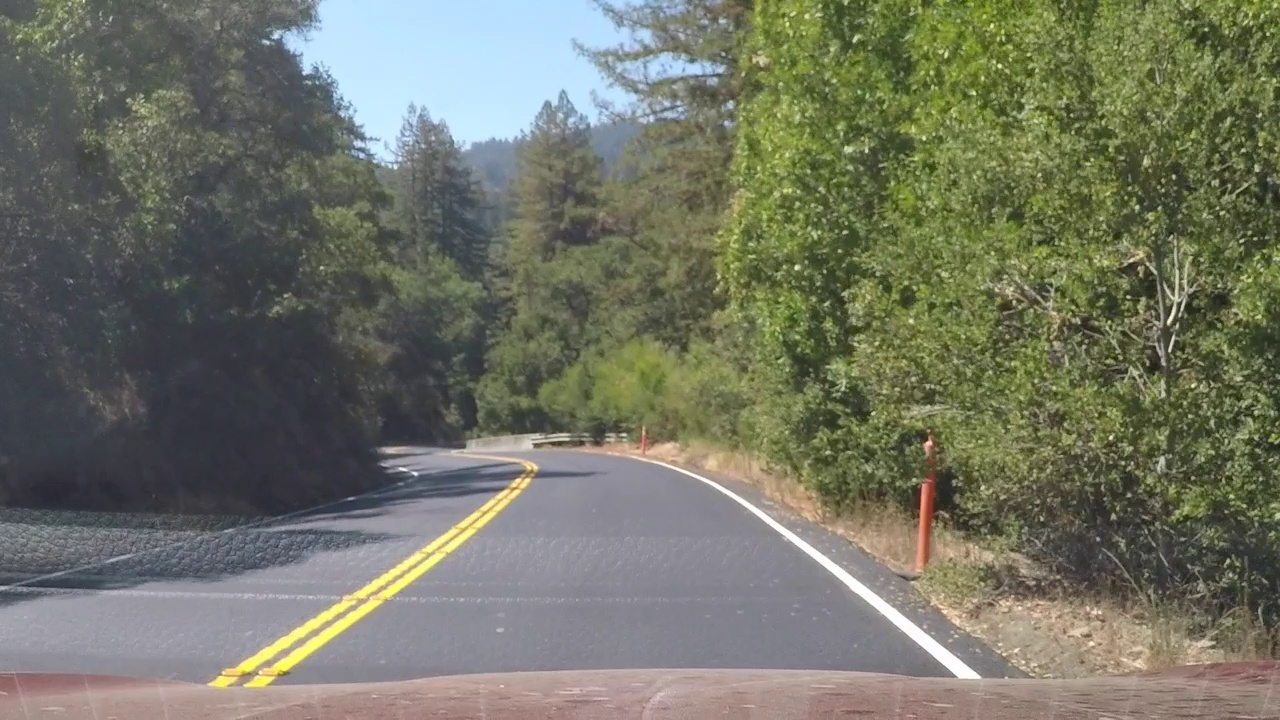
#> input picture harder_challenge_video_frame_1.jpg, 1280 x 720 px, given as the content of the folder camera_cal, which was not available
$ jupyter execute --allow-errors Lane_Detection.ipynb   (older library calls are emulated)
#> lines starting #> are read from the running program, lines starting #| are printed output that depends on the picture; pictures that were not available may be replaced by others from this repository, and a replacement may not be noted
[cell 1]
import numpy as np
import cv2
import glob
import matplotlib.image as mpimg
import matplotlib.pyplot as plt

[cell 2]
class CameraCalibration():

    def __init__(self, image_dir, nx, ny, debug=False):

#> called with image_dir = 'camera_cal', nx = 9, ny = 6, debug = False
        fnames = glob.glob("{}/*".format(image_dir))
        objpoints = []
        imgpoints = []

        # Coordinates of chessboard's corners in 3D
        objp = np.zeros((nx*ny, 3), np.float32)
        objp[:,:2] = np.mgrid[0:nx, 0:ny].T.reshape(-1, 2)

        # Go through all chessboard images
        for f in fnames:
            img = mpimg.imread(f)
#> img is the input picture: shape (720, 1280, 3); mean R, G, B 114.2, 116.7, 101.1

            # Convert to grayscale image
            gray = cv2.cvtColor(img, cv2.COLOR_RGB2GRAY)
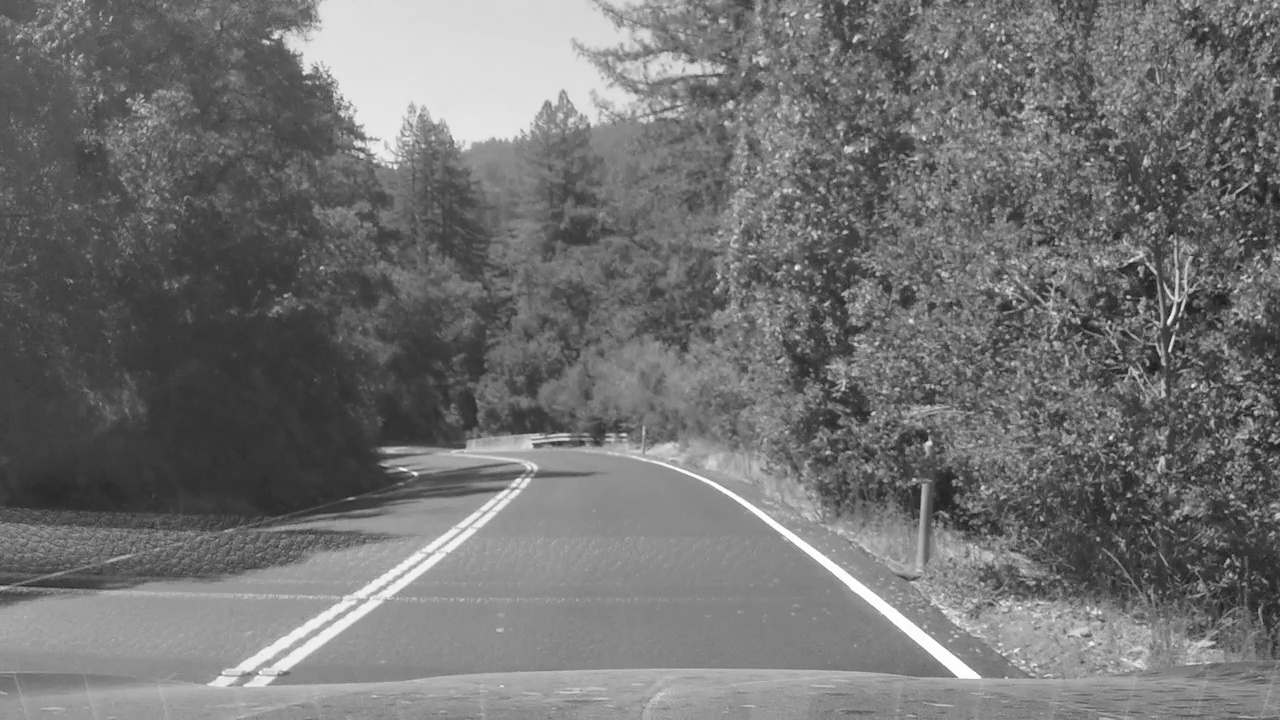
#> gray: shape (720, 1280); min 23, max 255, mean 114.2

            # Find chessboard corners
            ret, corners = cv2.findChessboardCorners(img, (nx, ny))
#> ret = False; corners = None
            if ret:
                imgpoints.append(corners)
                objpoints.append(objp)

        shape = (img.shape[1], img.shape[0])
#> shape = (1280, 720)
        ret, self.mtx, self.dist, _, _ = cv2.calibrateCamera(objpoints, imgpoints, shape, None, None)

        if not ret:
            raise Exception("Unable to calibrate camera")

    # [5 lines left out: function undistort, not called in this run]


$ run again, on project_video_frame_236.jpg
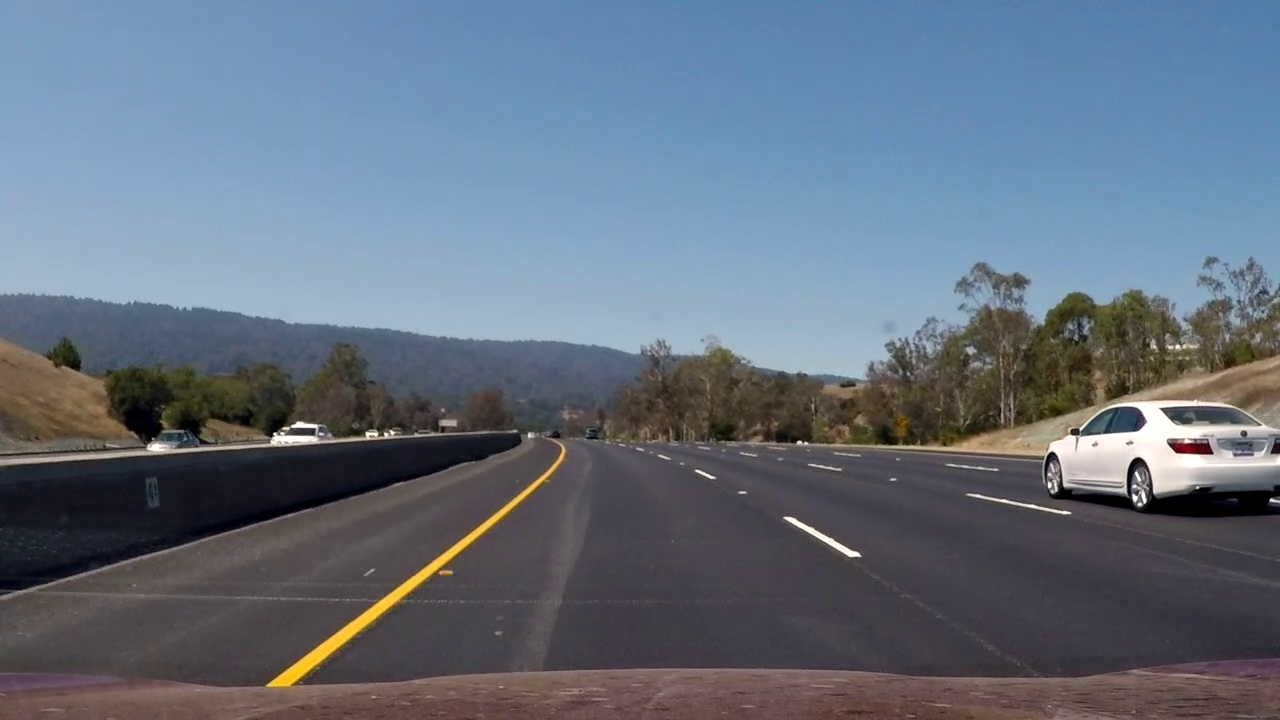
#> input picture project_video_frame_236.jpg, 1280 x 720 px, given as the content of the folder camera_cal, which was not available
#> in __init__, img is the input picture: shape (720, 1280, 3); mean R, G, B 99.9, 112, 126.5
#> in __init__, `gray = cv2.cvtColor(img, cv2.COLOR_RGB2GRAY)`:
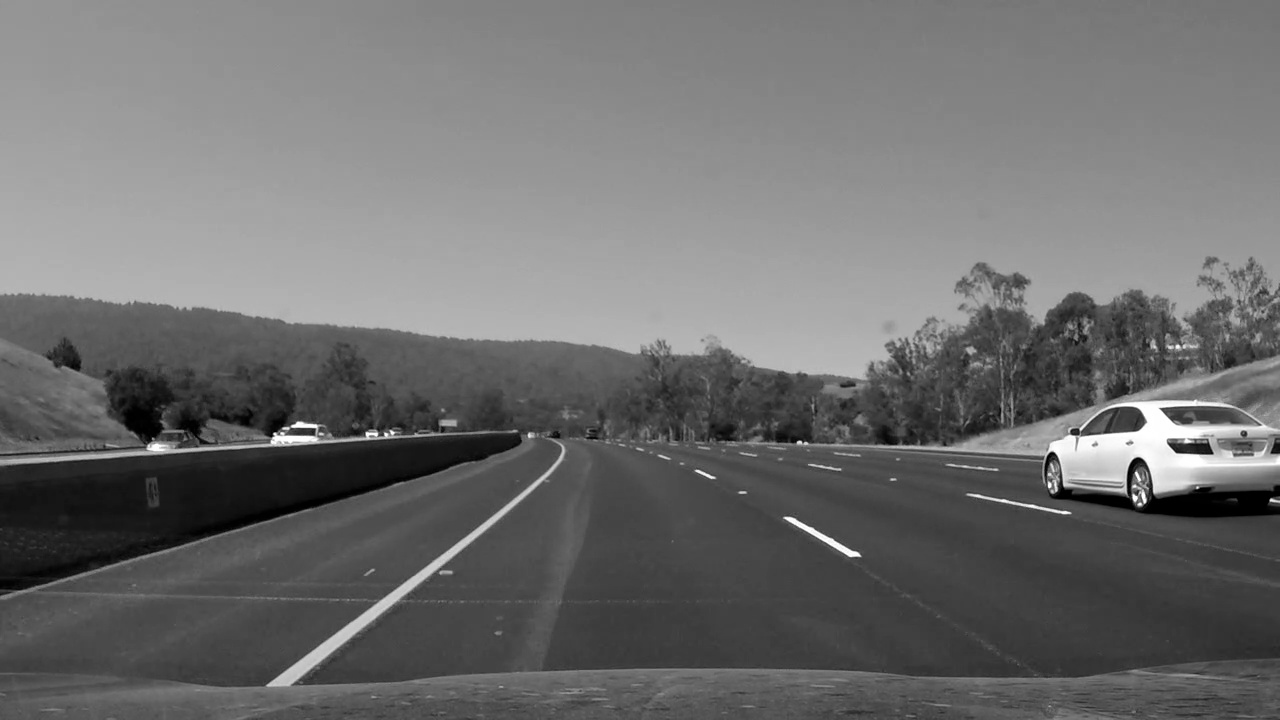
#> gray: shape (720, 1280); min 0, max 255, mean 110
#> ret = False; corners = None

$ run again, on straight_lines1.jpg
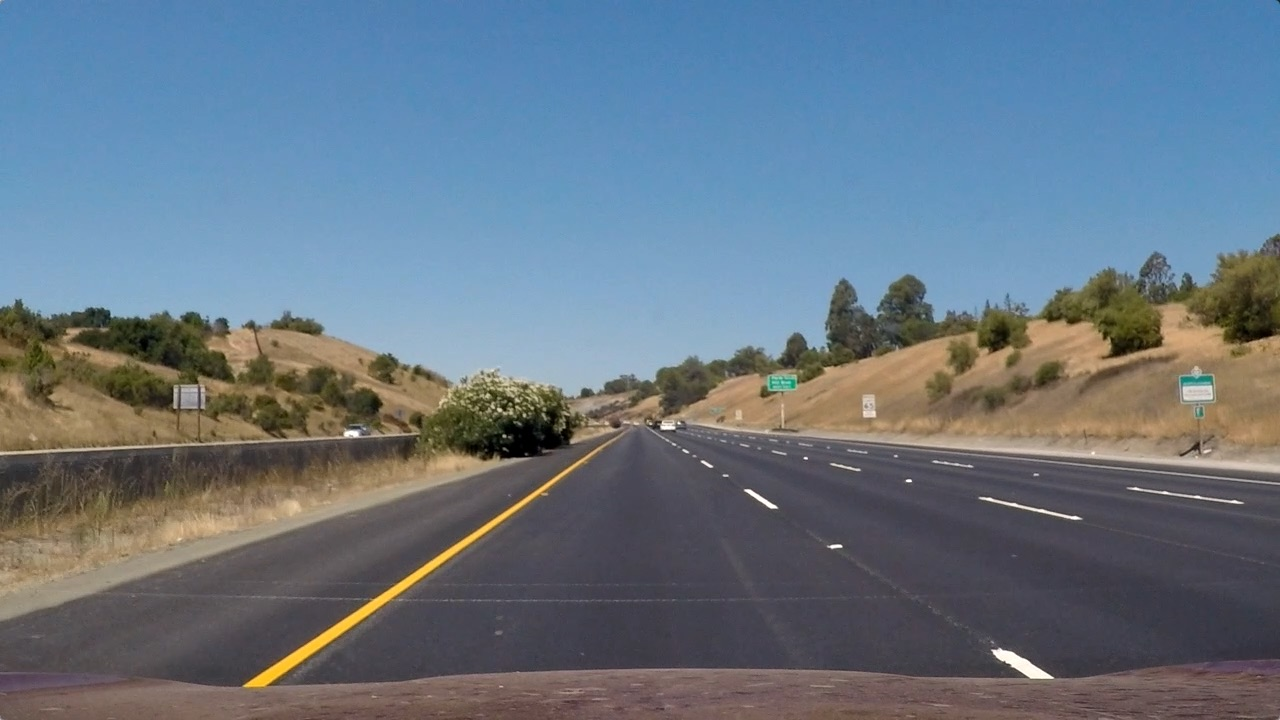
#> input picture straight_lines1.jpg, 1280 x 720 px, given as the content of the folder camera_cal, which was not available
#> in __init__, img is the input picture: shape (720, 1280, 3); mean R, G, B 103.2, 117.7, 131.2
#> in __init__, `gray = cv2.cvtColor(img, cv2.COLOR_RGB2GRAY)`:
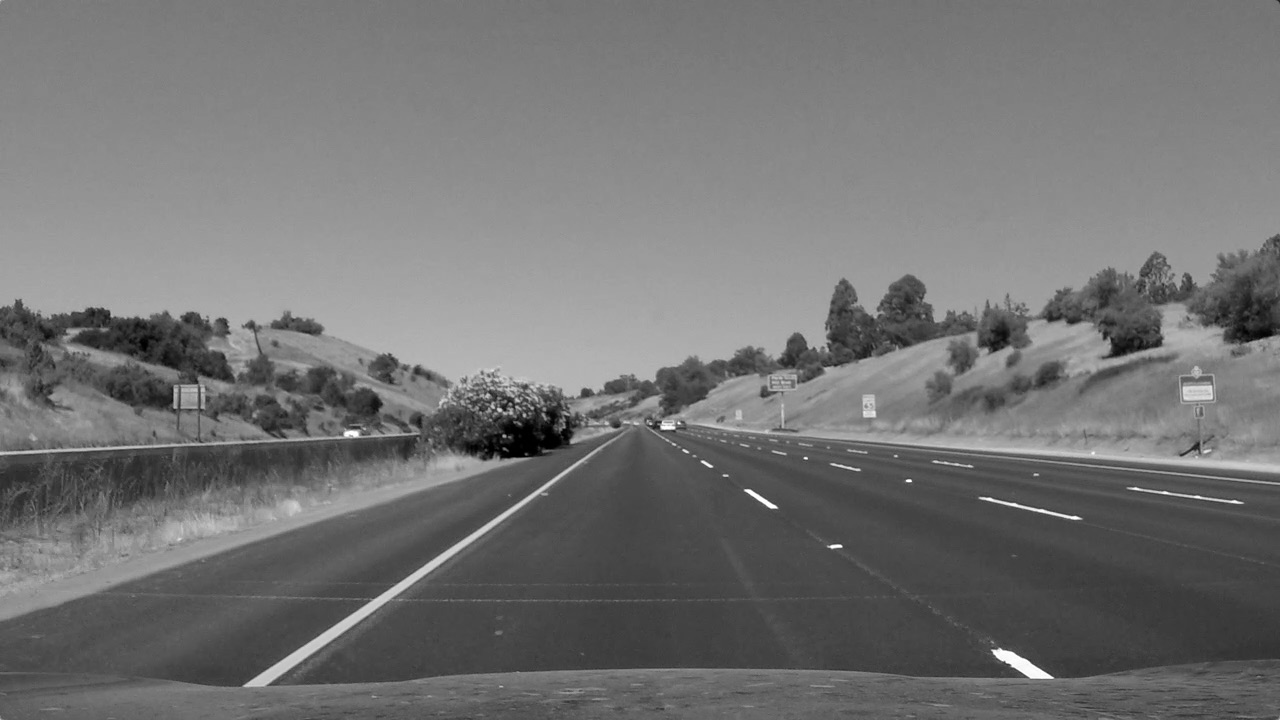
#> gray: shape (720, 1280); min 0, max 255, mean 114.9
#> ret = False; corners = None
